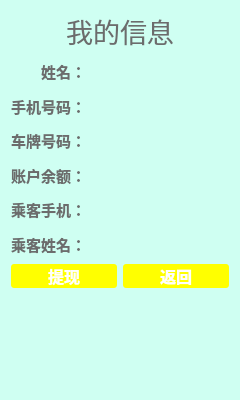
<?xml version="1.0" encoding="UTF-8"?>
<ui version="4.0">
 <class>InfoWidget</class>
 <widget class="QWidget" name="InfoWidget">
  <property name="geometry">
   <rect>
    <x>0</x>
    <y>0</y>
    <width>240</width>
    <height>400</height>
   </rect>
  </property>
  <property name="minimumSize">
   <size>
    <width>240</width>
    <height>400</height>
   </size>
  </property>
  <property name="maximumSize">
   <size>
    <width>240</width>
    <height>400</height>
   </size>
  </property>
  <property name="palette">
   <palette>
    <active>
     <colorrole role="WindowText">
      <brush brushstyle="SolidPattern">
       <color alpha="255">
        <red>0</red>
        <green>0</green>
        <blue>0</blue>
       </color>
      </brush>
     </colorrole>
     <colorrole role="Button">
      <brush brushstyle="SolidPattern">
       <color alpha="255">
        <red>207</red>
        <green>255</green>
        <blue>242</blue>
       </color>
      </brush>
     </colorrole>
     <colorrole role="Light">
      <brush brushstyle="SolidPattern">
       <color alpha="255">
        <red>255</red>
        <green>255</green>
        <blue>255</blue>
       </color>
      </brush>
     </colorrole>
     <colorrole role="Midlight">
      <brush brushstyle="SolidPattern">
       <color alpha="255">
        <red>231</red>
        <green>255</green>
        <blue>248</blue>
       </color>
      </brush>
     </colorrole>
     <colorrole role="Dark">
      <brush brushstyle="SolidPattern">
       <color alpha="255">
        <red>103</red>
        <green>127</green>
        <blue>121</blue>
       </color>
      </brush>
     </colorrole>
     <colorrole role="Mid">
      <brush brushstyle="SolidPattern">
       <color alpha="255">
        <red>138</red>
        <green>170</green>
        <blue>161</blue>
       </color>
      </brush>
     </colorrole>
     <colorrole role="Text">
      <brush brushstyle="SolidPattern">
       <color alpha="255">
        <red>0</red>
        <green>0</green>
        <blue>0</blue>
       </color>
      </brush>
     </colorrole>
     <colorrole role="BrightText">
      <brush brushstyle="SolidPattern">
       <color alpha="255">
        <red>255</red>
        <green>255</green>
        <blue>255</blue>
       </color>
      </brush>
     </colorrole>
     <colorrole role="ButtonText">
      <brush brushstyle="SolidPattern">
       <color alpha="255">
        <red>0</red>
        <green>0</green>
        <blue>0</blue>
       </color>
      </brush>
     </colorrole>
     <colorrole role="Base">
      <brush brushstyle="SolidPattern">
       <color alpha="255">
        <red>255</red>
        <green>255</green>
        <blue>255</blue>
       </color>
      </brush>
     </colorrole>
     <colorrole role="Window">
      <brush brushstyle="SolidPattern">
       <color alpha="255">
        <red>207</red>
        <green>255</green>
        <blue>242</blue>
       </color>
      </brush>
     </colorrole>
     <colorrole role="Shadow">
      <brush brushstyle="SolidPattern">
       <color alpha="255">
        <red>0</red>
        <green>0</green>
        <blue>0</blue>
       </color>
      </brush>
     </colorrole>
     <colorrole role="AlternateBase">
      <brush brushstyle="SolidPattern">
       <color alpha="255">
        <red>231</red>
        <green>255</green>
        <blue>248</blue>
       </color>
      </brush>
     </colorrole>
     <colorrole role="ToolTipBase">
      <brush brushstyle="SolidPattern">
       <color alpha="255">
        <red>255</red>
        <green>255</green>
        <blue>220</blue>
       </color>
      </brush>
     </colorrole>
     <colorrole role="ToolTipText">
      <brush brushstyle="SolidPattern">
       <color alpha="255">
        <red>0</red>
        <green>0</green>
        <blue>0</blue>
       </color>
      </brush>
     </colorrole>
    </active>
    <inactive>
     <colorrole role="WindowText">
      <brush brushstyle="SolidPattern">
       <color alpha="255">
        <red>0</red>
        <green>0</green>
        <blue>0</blue>
       </color>
      </brush>
     </colorrole>
     <colorrole role="Button">
      <brush brushstyle="SolidPattern">
       <color alpha="255">
        <red>207</red>
        <green>255</green>
        <blue>242</blue>
       </color>
      </brush>
     </colorrole>
     <colorrole role="Light">
      <brush brushstyle="SolidPattern">
       <color alpha="255">
        <red>255</red>
        <green>255</green>
        <blue>255</blue>
       </color>
      </brush>
     </colorrole>
     <colorrole role="Midlight">
      <brush brushstyle="SolidPattern">
       <color alpha="255">
        <red>231</red>
        <green>255</green>
        <blue>248</blue>
       </color>
      </brush>
     </colorrole>
     <colorrole role="Dark">
      <brush brushstyle="SolidPattern">
       <color alpha="255">
        <red>103</red>
        <green>127</green>
        <blue>121</blue>
       </color>
      </brush>
     </colorrole>
     <colorrole role="Mid">
      <brush brushstyle="SolidPattern">
       <color alpha="255">
        <red>138</red>
        <green>170</green>
        <blue>161</blue>
       </color>
      </brush>
     </colorrole>
     <colorrole role="Text">
      <brush brushstyle="SolidPattern">
       <color alpha="255">
        <red>0</red>
        <green>0</green>
        <blue>0</blue>
       </color>
      </brush>
     </colorrole>
     <colorrole role="BrightText">
      <brush brushstyle="SolidPattern">
       <color alpha="255">
        <red>255</red>
        <green>255</green>
        <blue>255</blue>
       </color>
      </brush>
     </colorrole>
     <colorrole role="ButtonText">
      <brush brushstyle="SolidPattern">
       <color alpha="255">
        <red>0</red>
        <green>0</green>
        <blue>0</blue>
       </color>
      </brush>
     </colorrole>
     <colorrole role="Base">
      <brush brushstyle="SolidPattern">
       <color alpha="255">
        <red>255</red>
        <green>255</green>
        <blue>255</blue>
       </color>
      </brush>
     </colorrole>
     <colorrole role="Window">
      <brush brushstyle="SolidPattern">
       <color alpha="255">
        <red>207</red>
        <green>255</green>
        <blue>242</blue>
       </color>
      </brush>
     </colorrole>
     <colorrole role="Shadow">
      <brush brushstyle="SolidPattern">
       <color alpha="255">
        <red>0</red>
        <green>0</green>
        <blue>0</blue>
       </color>
      </brush>
     </colorrole>
     <colorrole role="AlternateBase">
      <brush brushstyle="SolidPattern">
       <color alpha="255">
        <red>231</red>
        <green>255</green>
        <blue>248</blue>
       </color>
      </brush>
     </colorrole>
     <colorrole role="ToolTipBase">
      <brush brushstyle="SolidPattern">
       <color alpha="255">
        <red>255</red>
        <green>255</green>
        <blue>220</blue>
       </color>
      </brush>
     </colorrole>
     <colorrole role="ToolTipText">
      <brush brushstyle="SolidPattern">
       <color alpha="255">
        <red>0</red>
        <green>0</green>
        <blue>0</blue>
       </color>
      </brush>
     </colorrole>
    </inactive>
    <disabled>
     <colorrole role="WindowText">
      <brush brushstyle="SolidPattern">
       <color alpha="255">
        <red>103</red>
        <green>127</green>
        <blue>121</blue>
       </color>
      </brush>
     </colorrole>
     <colorrole role="Button">
      <brush brushstyle="SolidPattern">
       <color alpha="255">
        <red>207</red>
        <green>255</green>
        <blue>242</blue>
       </color>
      </brush>
     </colorrole>
     <colorrole role="Light">
      <brush brushstyle="SolidPattern">
       <color alpha="255">
        <red>255</red>
        <green>255</green>
        <blue>255</blue>
       </color>
      </brush>
     </colorrole>
     <colorrole role="Midlight">
      <brush brushstyle="SolidPattern">
       <color alpha="255">
        <red>231</red>
        <green>255</green>
        <blue>248</blue>
       </color>
      </brush>
     </colorrole>
     <colorrole role="Dark">
      <brush brushstyle="SolidPattern">
       <color alpha="255">
        <red>103</red>
        <green>127</green>
        <blue>121</blue>
       </color>
      </brush>
     </colorrole>
     <colorrole role="Mid">
      <brush brushstyle="SolidPattern">
       <color alpha="255">
        <red>138</red>
        <green>170</green>
        <blue>161</blue>
       </color>
      </brush>
     </colorrole>
     <colorrole role="Text">
      <brush brushstyle="SolidPattern">
       <color alpha="255">
        <red>103</red>
        <green>127</green>
        <blue>121</blue>
       </color>
      </brush>
     </colorrole>
     <colorrole role="BrightText">
      <brush brushstyle="SolidPattern">
       <color alpha="255">
        <red>255</red>
        <green>255</green>
        <blue>255</blue>
       </color>
      </brush>
     </colorrole>
     <colorrole role="ButtonText">
      <brush brushstyle="SolidPattern">
       <color alpha="255">
        <red>103</red>
        <green>127</green>
        <blue>121</blue>
       </color>
      </brush>
     </colorrole>
     <colorrole role="Base">
      <brush brushstyle="SolidPattern">
       <color alpha="255">
        <red>207</red>
        <green>255</green>
        <blue>242</blue>
       </color>
      </brush>
     </colorrole>
     <colorrole role="Window">
      <brush brushstyle="SolidPattern">
       <color alpha="255">
        <red>207</red>
        <green>255</green>
        <blue>242</blue>
       </color>
      </brush>
     </colorrole>
     <colorrole role="Shadow">
      <brush brushstyle="SolidPattern">
       <color alpha="255">
        <red>0</red>
        <green>0</green>
        <blue>0</blue>
       </color>
      </brush>
     </colorrole>
     <colorrole role="AlternateBase">
      <brush brushstyle="SolidPattern">
       <color alpha="255">
        <red>207</red>
        <green>255</green>
        <blue>242</blue>
       </color>
      </brush>
     </colorrole>
     <colorrole role="ToolTipBase">
      <brush brushstyle="SolidPattern">
       <color alpha="255">
        <red>255</red>
        <green>255</green>
        <blue>220</blue>
       </color>
      </brush>
     </colorrole>
     <colorrole role="ToolTipText">
      <brush brushstyle="SolidPattern">
       <color alpha="255">
        <red>0</red>
        <green>0</green>
        <blue>0</blue>
       </color>
      </brush>
     </colorrole>
    </disabled>
   </palette>
  </property>
  <property name="windowTitle">
   <string>Form</string>
  </property>
  <property name="autoFillBackground">
   <bool>true</bool>
  </property>
  <property name="styleSheet">
   <string notr="true"/>
  </property>
  <layout class="QGridLayout" name="gridLayout_2" rowstretch="1,6,2,3">
   <item row="0" column="0" colspan="2">
    <widget class="QLabel" name="label">
     <property name="font">
      <font>
       <family>华文行楷</family>
       <pointsize>20</pointsize>
      </font>
     </property>
     <property name="styleSheet">
      <string notr="true">color: rgb(108, 108, 108);</string>
     </property>
     <property name="text">
      <string>我的信息</string>
     </property>
     <property name="alignment">
      <set>Qt::AlignCenter</set>
     </property>
    </widget>
   </item>
   <item row="1" column="0" colspan="2">
    <layout class="QGridLayout" name="gridLayout" columnstretch="1,3">
     <item row="4" column="0">
      <widget class="QLabel" name="label_5">
       <property name="font">
        <font>
         <family>微软雅黑</family>
         <pointsize>11</pointsize>
         <weight>75</weight>
         <bold>true</bold>
        </font>
       </property>
       <property name="styleSheet">
        <string notr="true">color: rgb(108, 108, 108);</string>
       </property>
       <property name="text">
        <string>乘客手机：</string>
       </property>
       <property name="alignment">
        <set>Qt::AlignRight|Qt::AlignTrailing|Qt::AlignVCenter</set>
       </property>
      </widget>
     </item>
     <item row="1" column="0">
      <widget class="QLabel" name="label_2">
       <property name="font">
        <font>
         <family>微软雅黑</family>
         <pointsize>11</pointsize>
         <weight>75</weight>
         <bold>true</bold>
        </font>
       </property>
       <property name="styleSheet">
        <string notr="true">color: rgb(108, 108, 108);</string>
       </property>
       <property name="text">
        <string>手机号码：</string>
       </property>
       <property name="alignment">
        <set>Qt::AlignRight|Qt::AlignTrailing|Qt::AlignVCenter</set>
       </property>
      </widget>
     </item>
     <item row="5" column="0">
      <widget class="QLabel" name="label_6">
       <property name="font">
        <font>
         <family>微软雅黑</family>
         <pointsize>11</pointsize>
         <weight>75</weight>
         <bold>true</bold>
        </font>
       </property>
       <property name="styleSheet">
        <string notr="true">color: rgb(108, 108, 108);</string>
       </property>
       <property name="text">
        <string>乘客姓名：</string>
       </property>
       <property name="alignment">
        <set>Qt::AlignRight|Qt::AlignTrailing|Qt::AlignVCenter</set>
       </property>
      </widget>
     </item>
     <item row="0" column="1">
      <widget class="QLabel" name="label_nickname">
       <property name="font">
        <font>
         <family>微软雅黑</family>
         <pointsize>11</pointsize>
         <weight>75</weight>
         <bold>true</bold>
        </font>
       </property>
       <property name="styleSheet">
        <string notr="true">color: rgb(108, 108, 108);</string>
       </property>
       <property name="text">
        <string/>
       </property>
      </widget>
     </item>
     <item row="2" column="1">
      <widget class="QLabel" name="label_card">
       <property name="font">
        <font>
         <family>微软雅黑</family>
         <pointsize>11</pointsize>
         <weight>75</weight>
         <bold>true</bold>
        </font>
       </property>
       <property name="styleSheet">
        <string notr="true">color: rgb(108, 108, 108);</string>
       </property>
       <property name="text">
        <string/>
       </property>
      </widget>
     </item>
     <item row="1" column="1">
      <widget class="QLabel" name="label_tel">
       <property name="font">
        <font>
         <family>微软雅黑</family>
         <pointsize>11</pointsize>
         <weight>75</weight>
         <bold>true</bold>
        </font>
       </property>
       <property name="styleSheet">
        <string notr="true">color: rgb(108, 108, 108);</string>
       </property>
       <property name="text">
        <string/>
       </property>
      </widget>
     </item>
     <item row="4" column="1">
      <widget class="QLabel" name="label_clitel">
       <property name="font">
        <font>
         <family>微软雅黑</family>
         <pointsize>11</pointsize>
         <weight>75</weight>
         <bold>true</bold>
        </font>
       </property>
       <property name="styleSheet">
        <string notr="true">color: rgb(108, 108, 108);</string>
       </property>
       <property name="text">
        <string/>
       </property>
      </widget>
     </item>
     <item row="3" column="1">
      <widget class="QLabel" name="label_bal">
       <property name="font">
        <font>
         <family>微软雅黑</family>
         <pointsize>11</pointsize>
         <weight>75</weight>
         <bold>true</bold>
        </font>
       </property>
       <property name="styleSheet">
        <string notr="true">color: rgb(108, 108, 108);</string>
       </property>
       <property name="text">
        <string/>
       </property>
      </widget>
     </item>
     <item row="3" column="0">
      <widget class="QLabel" name="label_7">
       <property name="font">
        <font>
         <family>微软雅黑</family>
         <pointsize>11</pointsize>
         <weight>75</weight>
         <bold>true</bold>
        </font>
       </property>
       <property name="styleSheet">
        <string notr="true">color: rgb(108, 108, 108);</string>
       </property>
       <property name="text">
        <string>账户余额：</string>
       </property>
       <property name="alignment">
        <set>Qt::AlignRight|Qt::AlignTrailing|Qt::AlignVCenter</set>
       </property>
      </widget>
     </item>
     <item row="2" column="0">
      <widget class="QLabel" name="label_4">
       <property name="font">
        <font>
         <family>微软雅黑</family>
         <pointsize>11</pointsize>
         <weight>75</weight>
         <bold>true</bold>
        </font>
       </property>
       <property name="styleSheet">
        <string notr="true">color: rgb(108, 108, 108);</string>
       </property>
       <property name="text">
        <string>车牌号码：</string>
       </property>
       <property name="alignment">
        <set>Qt::AlignRight|Qt::AlignTrailing|Qt::AlignVCenter</set>
       </property>
      </widget>
     </item>
     <item row="0" column="0">
      <widget class="QLabel" name="label_3">
       <property name="font">
        <font>
         <family>微软雅黑</family>
         <pointsize>11</pointsize>
         <weight>75</weight>
         <bold>true</bold>
        </font>
       </property>
       <property name="styleSheet">
        <string notr="true">color: rgb(108, 108, 108);</string>
       </property>
       <property name="text">
        <string>姓名：</string>
       </property>
       <property name="alignment">
        <set>Qt::AlignRight|Qt::AlignTrailing|Qt::AlignVCenter</set>
       </property>
      </widget>
     </item>
     <item row="5" column="1">
      <widget class="QLabel" name="label_clinickname">
       <property name="font">
        <font>
         <family>微软雅黑</family>
         <pointsize>11</pointsize>
         <weight>75</weight>
         <bold>true</bold>
        </font>
       </property>
       <property name="styleSheet">
        <string notr="true">color: rgb(108, 108, 108);</string>
       </property>
       <property name="text">
        <string/>
       </property>
      </widget>
     </item>
    </layout>
   </item>
   <item row="2" column="0">
    <widget class="QPushButton" name="pushButton_charge">
     <property name="font">
      <font>
       <family>微软雅黑</family>
       <pointsize>12</pointsize>
       <weight>75</weight>
       <bold>true</bold>
      </font>
     </property>
     <property name="styleSheet">
      <string notr="true">QPushButton {  background-color: rgb(255, 255, 0);color: rgb(255, 255, 255); border-radius: 3px; border-color: rgb(127, 127, 127); } QPushButton:hover { background-color: rgb(255, 255, 255);color: rgb(255, 255, 0);}
</string>
     </property>
     <property name="text">
      <string>提现</string>
     </property>
    </widget>
   </item>
   <item row="2" column="1">
    <widget class="QPushButton" name="pushButton_ret">
     <property name="font">
      <font>
       <family>微软雅黑</family>
       <pointsize>12</pointsize>
       <weight>75</weight>
       <bold>true</bold>
      </font>
     </property>
     <property name="styleSheet">
      <string notr="true">QPushButton {  background-color: rgb(255, 255, 0);color: rgb(255, 255, 255); border-radius: 3px; border-color: rgb(127, 127, 127); } QPushButton:hover { background-color: rgb(255, 255, 255);color: rgb(255, 255, 0);}
</string>
     </property>
     <property name="text">
      <string>返回</string>
     </property>
    </widget>
   </item>
   <item row="3" column="0" colspan="2">
    <spacer name="verticalSpacer">
     <property name="orientation">
      <enum>Qt::Vertical</enum>
     </property>
     <property name="sizeHint" stdset="0">
      <size>
       <width>20</width>
       <height>40</height>
      </size>
     </property>
    </spacer>
   </item>
  </layout>
 </widget>
 <resources/>
 <connections/>
</ui>
